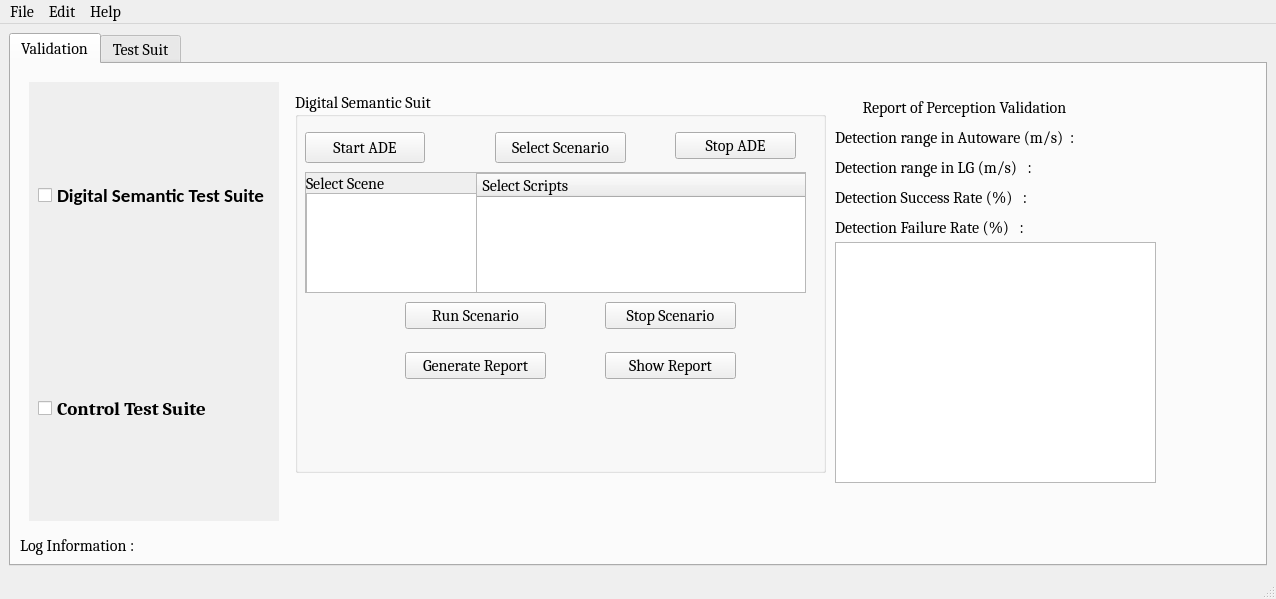
<?xml version="1.0" encoding="UTF-8"?>
<ui version="4.0">
 <class>MainWindow</class>
 <widget class="QMainWindow" name="MainWindow">
  <property name="geometry">
   <rect>
    <x>0</x>
    <y>0</y>
    <width>1276</width>
    <height>599</height>
   </rect>
  </property>
  <property name="sizePolicy">
   <sizepolicy hsizetype="Expanding" vsizetype="Expanding">
    <horstretch>0</horstretch>
    <verstretch>0</verstretch>
   </sizepolicy>
  </property>
  <property name="font">
   <font>
    <family>Cambria</family>
    <pointsize>12</pointsize>
   </font>
  </property>
  <property name="windowTitle">
   <string>MainWindow</string>
  </property>
  <widget class="QWidget" name="centralwidget">
   <property name="sizePolicy">
    <sizepolicy hsizetype="Expanding" vsizetype="Expanding">
     <horstretch>0</horstretch>
     <verstretch>0</verstretch>
    </sizepolicy>
   </property>
   <layout class="QVBoxLayout" name="verticalLayout">
    <item>
     <widget class="QTabWidget" name="tabWidget">
      <property name="tabPosition">
       <enum>QTabWidget::North</enum>
      </property>
      <property name="tabShape">
       <enum>QTabWidget::Rounded</enum>
      </property>
      <property name="currentIndex">
       <number>0</number>
      </property>
      <property name="elideMode">
       <enum>Qt::ElideNone</enum>
      </property>
      <widget class="QWidget" name="tab">
       <property name="sizePolicy">
        <sizepolicy hsizetype="Expanding" vsizetype="Expanding">
         <horstretch>0</horstretch>
         <verstretch>0</verstretch>
        </sizepolicy>
       </property>
       <attribute name="title">
        <string>Validation</string>
       </attribute>
       <layout class="QVBoxLayout" name="verticalLayout_3">
        <item>
         <widget class="QWidget" name="gridWidget" native="true">
          <property name="enabled">
           <bool>true</bool>
          </property>
          <property name="sizePolicy">
           <sizepolicy hsizetype="Expanding" vsizetype="Expanding">
            <horstretch>0</horstretch>
            <verstretch>0</verstretch>
           </sizepolicy>
          </property>
          <layout class="QGridLayout" name="gridLayout">
           <item row="0" column="0">
            <widget class="QWidget" name="horizontalWidget_4" native="true">
             <property name="enabled">
              <bool>true</bool>
             </property>
             <property name="sizePolicy">
              <sizepolicy hsizetype="Preferred" vsizetype="Expanding">
               <horstretch>0</horstretch>
               <verstretch>0</verstretch>
              </sizepolicy>
             </property>
             <property name="autoFillBackground">
              <bool>true</bool>
             </property>
             <layout class="QHBoxLayout" name="horizontalLayout_2">
              <property name="sizeConstraint">
               <enum>QLayout::SetMinAndMaxSize</enum>
              </property>
              <item>
               <layout class="QVBoxLayout" name="verticalLayout_2">
                <item alignment="Qt::AlignLeft">
                 <widget class="QCheckBox" name="checkBox_2">
                  <property name="sizePolicy">
                   <sizepolicy hsizetype="Expanding" vsizetype="Expanding">
                    <horstretch>0</horstretch>
                    <verstretch>0</verstretch>
                   </sizepolicy>
                  </property>
                  <property name="font">
                   <font>
                    <family>Calibri</family>
                    <pointsize>14</pointsize>
                    <weight>75</weight>
                    <bold>true</bold>
                   </font>
                  </property>
                  <property name="text">
                   <string>Digital Semantic Test Suite</string>
                  </property>
                 </widget>
                </item>
                <item alignment="Qt::AlignLeft">
                 <widget class="QCheckBox" name="checkBox_3">
                  <property name="sizePolicy">
                   <sizepolicy hsizetype="Expanding" vsizetype="Expanding">
                    <horstretch>0</horstretch>
                    <verstretch>0</verstretch>
                   </sizepolicy>
                  </property>
                  <property name="font">
                   <font>
                    <family>Cambria</family>
                    <pointsize>14</pointsize>
                    <weight>75</weight>
                    <bold>true</bold>
                   </font>
                  </property>
                  <property name="text">
                   <string>Control Test Suite</string>
                  </property>
                 </widget>
                </item>
               </layout>
              </item>
             </layout>
            </widget>
           </item>
           <item row="0" column="1">
            <layout class="QHBoxLayout" name="horizontalLayout_4">
             <property name="sizeConstraint">
              <enum>QLayout::SetFixedSize</enum>
             </property>
             <item>
              <widget class="QStackedWidget" name="stackedWidget">
               <property name="sizePolicy">
                <sizepolicy hsizetype="Expanding" vsizetype="Expanding">
                 <horstretch>0</horstretch>
                 <verstretch>0</verstretch>
                </sizepolicy>
               </property>
               <property name="currentIndex">
                <number>1</number>
               </property>
               <widget class="QWidget" name="sensor_analog_suit">
                <property name="sizePolicy">
                 <sizepolicy hsizetype="Expanding" vsizetype="Expanding">
                  <horstretch>0</horstretch>
                  <verstretch>0</verstretch>
                 </sizepolicy>
                </property>
               </widget>
               <widget class="QWidget" name="digital_semantic_suit">
                <property name="sizePolicy">
                 <sizepolicy hsizetype="Expanding" vsizetype="Expanding">
                  <horstretch>0</horstretch>
                  <verstretch>0</verstretch>
                 </sizepolicy>
                </property>
                <widget class="QWidget" name="horizontalLayoutWidget">
                 <property name="geometry">
                  <rect>
                   <x>10</x>
                   <y>10</y>
                   <width>531</width>
                   <height>381</height>
                  </rect>
                 </property>
                 <layout class="QHBoxLayout" name="layout_digital_suit">
                  <item>
                   <widget class="QGroupBox" name="gbox_DST_Suit">
                    <property name="sizePolicy">
                     <sizepolicy hsizetype="MinimumExpanding" vsizetype="MinimumExpanding">
                      <horstretch>0</horstretch>
                      <verstretch>0</verstretch>
                     </sizepolicy>
                    </property>
                    <property name="title">
                     <string>Digital Semantic Suit</string>
                    </property>
                    <widget class="QPushButton" name="pblaunch">
                     <property name="geometry">
                      <rect>
                       <x>10</x>
                       <y>40</y>
                       <width>120</width>
                       <height>31</height>
                      </rect>
                     </property>
                     <property name="text">
                      <string>Start ADE</string>
                     </property>
                    </widget>
                    <widget class="QPushButton" name="b_StopAde">
                     <property name="geometry">
                      <rect>
                       <x>380</x>
                       <y>40</y>
                       <width>121</width>
                       <height>27</height>
                      </rect>
                     </property>
                     <property name="text">
                      <string>Stop ADE</string>
                     </property>
                    </widget>
                    <widget class="QPushButton" name="b_showreport">
                     <property name="geometry">
                      <rect>
                       <x>310</x>
                       <y>260</y>
                       <width>131</width>
                       <height>27</height>
                      </rect>
                     </property>
                     <property name="text">
                      <string>Show Report</string>
                     </property>
                    </widget>
                    <widget class="QPushButton" name="b_sel_scenario">
                     <property name="geometry">
                      <rect>
                       <x>200</x>
                       <y>40</y>
                       <width>131</width>
                       <height>31</height>
                      </rect>
                     </property>
                     <property name="text">
                      <string>Select Scenario</string>
                     </property>
                    </widget>
                    <widget class="QScrollArea" name="scrollScenarioList">
                     <property name="geometry">
                      <rect>
                       <x>10</x>
                       <y>80</y>
                       <width>501</width>
                       <height>121</height>
                      </rect>
                     </property>
                     <property name="widgetResizable">
                      <bool>true</bool>
                     </property>
                     <widget class="QWidget" name="scrollAreaWidgetContents">
                      <property name="geometry">
                       <rect>
                        <x>0</x>
                        <y>0</y>
                        <width>499</width>
                        <height>119</height>
                       </rect>
                      </property>
                      <property name="sizePolicy">
                       <sizepolicy hsizetype="Expanding" vsizetype="Expanding">
                        <horstretch>0</horstretch>
                        <verstretch>0</verstretch>
                       </sizepolicy>
                      </property>
                      <widget class="QTreeWidget" name="treeWidget">
                       <property name="geometry">
                        <rect>
                         <x>170</x>
                         <y>0</y>
                         <width>331</width>
                         <height>121</height>
                        </rect>
                       </property>
                       <column>
                        <property name="text">
                         <string> Select Scripts</string>
                        </property>
                       </column>
                      </widget>
                      <widget class="QListWidget" name="listWidgetSceneSelectDSU">
                       <property name="geometry">
                        <rect>
                         <x>0</x>
                         <y>20</y>
                         <width>171</width>
                         <height>101</height>
                        </rect>
                       </property>
                      </widget>
                      <widget class="QLabel" name="label_3">
                       <property name="geometry">
                        <rect>
                         <x>0</x>
                         <y>0</y>
                         <width>161</width>
                         <height>21</height>
                        </rect>
                       </property>
                       <property name="text">
                        <string>Select Scene</string>
                       </property>
                      </widget>
                     </widget>
                    </widget>
                    <widget class="QPushButton" name="b_run_scenario">
                     <property name="geometry">
                      <rect>
                       <x>110</x>
                       <y>210</y>
                       <width>141</width>
                       <height>27</height>
                      </rect>
                     </property>
                     <property name="text">
                      <string>Run Scenario</string>
                     </property>
                    </widget>
                    <widget class="QPushButton" name="b_stop_scenario">
                     <property name="geometry">
                      <rect>
                       <x>310</x>
                       <y>210</y>
                       <width>131</width>
                       <height>27</height>
                      </rect>
                     </property>
                     <property name="text">
                      <string>Stop Scenario</string>
                     </property>
                    </widget>
                    <widget class="QPushButton" name="b_generatereport">
                     <property name="geometry">
                      <rect>
                       <x>110</x>
                       <y>260</y>
                       <width>141</width>
                       <height>27</height>
                      </rect>
                     </property>
                     <property name="text">
                      <string>Generate Report</string>
                     </property>
                    </widget>
                    <zorder>pblaunch</zorder>
                    <zorder>b_StopAde</zorder>
                    <zorder>b_showreport</zorder>
                    <zorder>b_sel_scenario</zorder>
                    <zorder>scrollScenarioList</zorder>
                    <zorder>b_stop_scenario</zorder>
                    <zorder>b_generatereport</zorder>
                    <zorder>b_run_scenario</zorder>
                   </widget>
                  </item>
                 </layout>
                </widget>
                <widget class="QLabel" name="label_2">
                 <property name="geometry">
                  <rect>
                   <x>560</x>
                   <y>10</y>
                   <width>281</width>
                   <height>31</height>
                  </rect>
                 </property>
                 <property name="text">
                  <string>     Report of Perception Validation</string>
                 </property>
                </widget>
                <widget class="QLabel" name="lbl_d_Auto">
                 <property name="geometry">
                  <rect>
                   <x>550</x>
                   <y>40</y>
                   <width>341</width>
                   <height>31</height>
                  </rect>
                 </property>
                 <property name="text">
                  <string>Detection range in Autoware (m/s)  :</string>
                 </property>
                </widget>
                <widget class="QLabel" name="lbl_d_LG">
                 <property name="geometry">
                  <rect>
                   <x>550</x>
                   <y>70</y>
                   <width>341</width>
                   <height>31</height>
                  </rect>
                 </property>
                 <property name="text">
                  <string>Detection range in LG (m/s)   :</string>
                 </property>
                </widget>
                <widget class="QLabel" name="lbl_d_Succes">
                 <property name="geometry">
                  <rect>
                   <x>550</x>
                   <y>100</y>
                   <width>341</width>
                   <height>31</height>
                  </rect>
                 </property>
                 <property name="text">
                  <string>Detection Success Rate (%)   :</string>
                 </property>
                </widget>
                <widget class="QLabel" name="lbl_d_Failure">
                 <property name="geometry">
                  <rect>
                   <x>550</x>
                   <y>130</y>
                   <width>341</width>
                   <height>31</height>
                  </rect>
                 </property>
                 <property name="text">
                  <string>Detection Failure Rate (%)   :</string>
                 </property>
                </widget>
                <widget class="QTableView" name="tableView">
                 <property name="geometry">
                  <rect>
                   <x>550</x>
                   <y>160</y>
                   <width>321</width>
                   <height>241</height>
                  </rect>
                 </property>
                </widget>
               </widget>
               <widget class="QWidget" name="control_test_suit">
                <property name="sizePolicy">
                 <sizepolicy hsizetype="Expanding" vsizetype="Expanding">
                  <horstretch>0</horstretch>
                  <verstretch>0</verstretch>
                 </sizepolicy>
                </property>
                <widget class="QWidget" name="horizontalLayoutWidget_3">
                 <property name="geometry">
                  <rect>
                   <x>9</x>
                   <y>9</y>
                   <width>531</width>
                   <height>381</height>
                  </rect>
                 </property>
                 <layout class="QHBoxLayout" name="layout_control_suit">
                  <item>
                   <widget class="QGroupBox" name="gbox_DST_Control_Suit">
                    <property name="sizePolicy">
                     <sizepolicy hsizetype="Expanding" vsizetype="Expanding">
                      <horstretch>0</horstretch>
                      <verstretch>0</verstretch>
                     </sizepolicy>
                    </property>
                    <property name="title">
                     <string>Control Test Suite</string>
                    </property>
                    <widget class="QPushButton" name="b_control_start_ade">
                     <property name="geometry">
                      <rect>
                       <x>10</x>
                       <y>40</y>
                       <width>120</width>
                       <height>31</height>
                      </rect>
                     </property>
                     <property name="text">
                      <string>Start ADE</string>
                     </property>
                    </widget>
                    <widget class="QPushButton" name="b_control_stopAde">
                     <property name="geometry">
                      <rect>
                       <x>400</x>
                       <y>40</y>
                       <width>121</width>
                       <height>27</height>
                      </rect>
                     </property>
                     <property name="text">
                      <string>Stop ADE</string>
                     </property>
                    </widget>
                    <widget class="QPushButton" name="b_control_showreport">
                     <property name="geometry">
                      <rect>
                       <x>200</x>
                       <y>280</y>
                       <width>131</width>
                       <height>27</height>
                      </rect>
                     </property>
                     <property name="text">
                      <string>Show Report</string>
                     </property>
                    </widget>
                    <widget class="QPushButton" name="b_control_sel_scenario">
                     <property name="geometry">
                      <rect>
                       <x>190</x>
                       <y>40</y>
                       <width>131</width>
                       <height>31</height>
                      </rect>
                     </property>
                     <property name="text">
                      <string>Select Scenario</string>
                     </property>
                    </widget>
                    <widget class="QScrollArea" name="scrollControl_ScenarioList">
                     <property name="geometry">
                      <rect>
                       <x>10</x>
                       <y>80</y>
                       <width>511</width>
                       <height>121</height>
                      </rect>
                     </property>
                     <property name="widgetResizable">
                      <bool>true</bool>
                     </property>
                     <widget class="QWidget" name="scrollAreaControlWidgetContents">
                      <property name="geometry">
                       <rect>
                        <x>0</x>
                        <y>0</y>
                        <width>509</width>
                        <height>119</height>
                       </rect>
                      </property>
                      <widget class="QTreeWidget" name="treeWidgetControl">
                       <property name="geometry">
                        <rect>
                         <x>170</x>
                         <y>0</y>
                         <width>341</width>
                         <height>121</height>
                        </rect>
                       </property>
                       <column>
                        <property name="text">
                         <string> Select Scripts</string>
                        </property>
                       </column>
                      </widget>
                      <widget class="QListWidget" name="listWidgetSceneSelect">
                       <property name="geometry">
                        <rect>
                         <x>0</x>
                         <y>0</y>
                         <width>171</width>
                         <height>121</height>
                        </rect>
                       </property>
                       <item>
                        <property name="text">
                         <string>Select Scene       </string>
                        </property>
                        <property name="font">
                         <font>
                          <pointsize>12</pointsize>
                          <weight>75</weight>
                          <bold>true</bold>
                          <underline>true</underline>
                         </font>
                        </property>
                       </item>
                       <item>
                        <property name="text">
                         <string>BorregasAve</string>
                        </property>
                       </item>
                       <item>
                        <property name="text">
                         <string>SanFrancisco</string>
                        </property>
                       </item>
                       <item>
                        <property name="text">
                         <string>SingleLaneRoad</string>
                        </property>
                       </item>
                       <item>
                        <property name="text">
                         <string>CubeTown</string>
                        </property>
                       </item>
                       <item>
                        <property name="text">
                         <string>Jacksonville</string>
                        </property>
                       </item>
                      </widget>
                     </widget>
                    </widget>
                    <widget class="QPushButton" name="b_control_run_scenario">
                     <property name="geometry">
                      <rect>
                       <x>10</x>
                       <y>210</y>
                       <width>131</width>
                       <height>27</height>
                      </rect>
                     </property>
                     <property name="text">
                      <string>Run Scenario</string>
                     </property>
                    </widget>
                    <widget class="QPushButton" name="b_control_stop_scenario">
                     <property name="geometry">
                      <rect>
                       <x>390</x>
                       <y>210</y>
                       <width>131</width>
                       <height>27</height>
                      </rect>
                     </property>
                     <property name="text">
                      <string>Stop Scenario</string>
                     </property>
                    </widget>
                    <widget class="QPushButton" name="b_control_validation">
                     <property name="geometry">
                      <rect>
                       <x>200</x>
                       <y>210</y>
                       <width>131</width>
                       <height>27</height>
                      </rect>
                     </property>
                     <property name="text">
                      <string>Validation</string>
                     </property>
                    </widget>
                   </widget>
                  </item>
                 </layout>
                </widget>
                <widget class="QTextBrowser" name="txtBrowser_control">
                 <property name="geometry">
                  <rect>
                   <x>560</x>
                   <y>40</y>
                   <width>301</width>
                   <height>351</height>
                  </rect>
                 </property>
                </widget>
                <widget class="QLabel" name="label">
                 <property name="geometry">
                  <rect>
                   <x>560</x>
                   <y>10</y>
                   <width>281</width>
                   <height>31</height>
                  </rect>
                 </property>
                 <property name="text">
                  <string>Report of the Control Validation</string>
                 </property>
                </widget>
               </widget>
              </widget>
             </item>
            </layout>
           </item>
          </layout>
         </widget>
        </item>
        <item>
         <widget class="QLabel" name="lbl_outputlog">
          <property name="text">
           <string>Log Information :</string>
          </property>
         </widget>
        </item>
       </layout>
      </widget>
      <widget class="QWidget" name="tab_2">
       <attribute name="title">
        <string>Test Suit</string>
       </attribute>
      </widget>
     </widget>
    </item>
   </layout>
  </widget>
  <widget class="QMenuBar" name="menubar">
   <property name="geometry">
    <rect>
     <x>0</x>
     <y>0</y>
     <width>1276</width>
     <height>24</height>
    </rect>
   </property>
   <widget class="QMenu" name="menuFile">
    <property name="title">
     <string>File</string>
    </property>
    <addaction name="separator"/>
    <addaction name="actionexit"/>
   </widget>
   <widget class="QMenu" name="menuHelp">
    <property name="title">
     <string>Edit</string>
    </property>
   </widget>
   <widget class="QMenu" name="menuHelp_2">
    <property name="title">
     <string>Help</string>
    </property>
   </widget>
   <addaction name="menuFile"/>
   <addaction name="menuHelp"/>
   <addaction name="menuHelp_2"/>
  </widget>
  <widget class="QStatusBar" name="statusbar"/>
  <action name="actionexit">
   <property name="text">
    <string>exit</string>
   </property>
  </action>
 </widget>
 <resources/>
 <connections/>
</ui>
